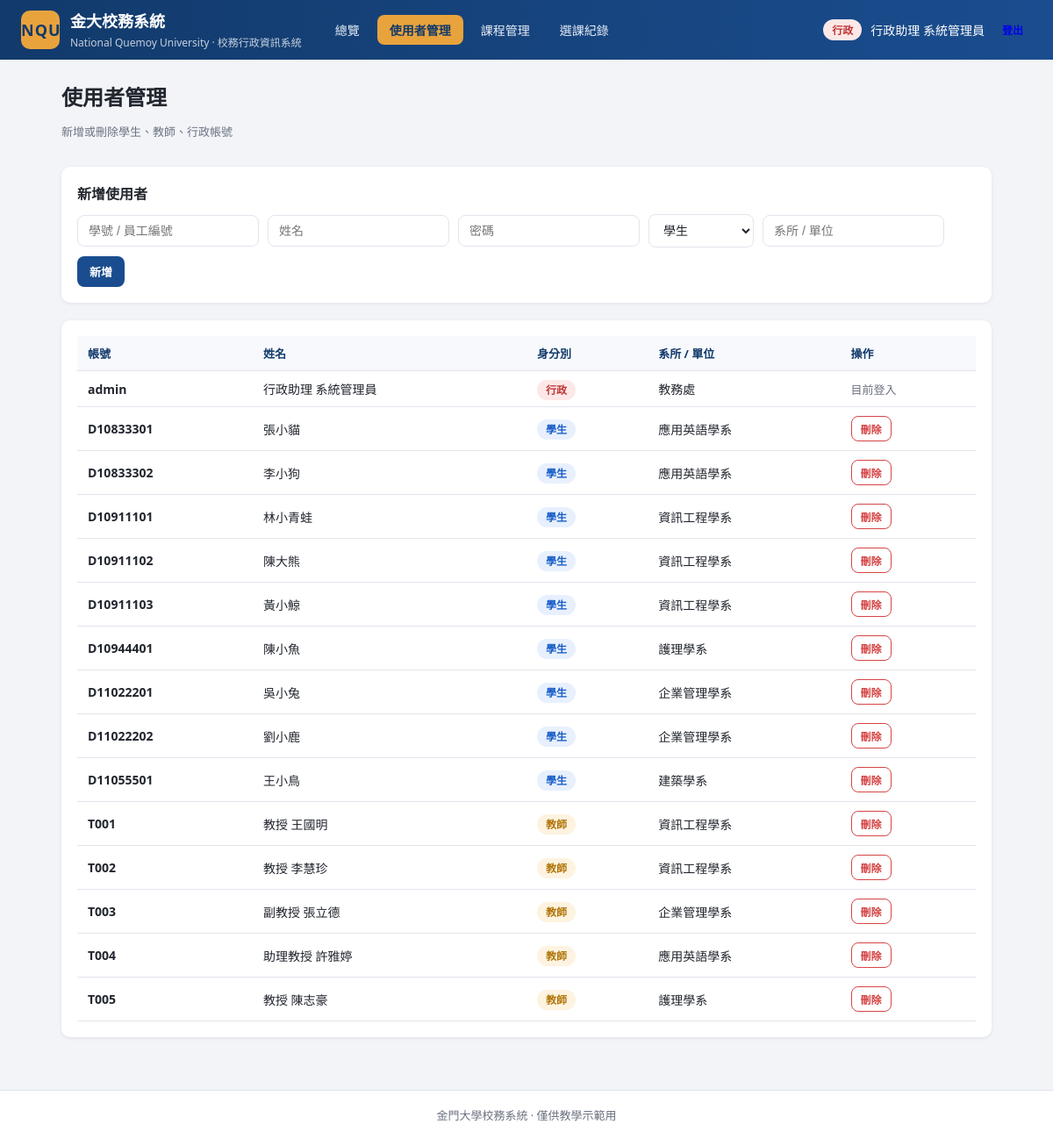
Screenshot of /admin/users (signed in) with the database file from the repository.
### tables this page shows
CREATE TABLE users (
        user_id    TEXT PRIMARY KEY,
        password   TEXT NOT NULL,
        name       TEXT NOT NULL,
        role       TEXT NOT NULL CHECK (role IN ('student','teacher','admin')),
        department TEXT
    );

### app.py (the view)
@app.route("/admin/users")
@role_required("admin")
def admin_users():
    db = get_db()
    users = db.execute(
        "SELECT * FROM users ORDER BY role, user_id"
    ).fetchall()
    return render_template(
        "admin/users.html",
        user=user_of(db, session["user_id"]),
        users=users,
    )

### app.py (called while the page is built)
def get_db():
    if "db" not in g:
        g.db = sqlite3.connect(DB_PATH)
        g.db.row_factory = sqlite3.Row
        g.db.execute("PRAGMA foreign_keys = ON")
    return g.db

def role_required(*roles):
    def decorator(f):
        @wraps(f)
        def wrapper(*args, **kwargs):
            if "user_id" not in session:
                flash("請先登入", "warning")
                return redirect(url_for("login"))
            if session.get("role") not in roles:
                flash("沒有權限存取此頁面", "error")
                return redirect(url_for("index"))
            return f(*args, **kwargs)
        return wrapper
    return decorator

def user_of(db, uid):
    return db.execute("SELECT * FROM users WHERE user_id = ?", (uid,)).fetchone()

### templates/admin/users.html (shortened to what this page needs)
{% extends "base.html" %}
{% block content %}
<div class="page-head">
  <div><h2>使用者管理</h2><p class="muted">新增或刪除學生、教師、行政帳號</p></div>
</div>
<div class="card">
  <div class="card-head"><h3>新增使用者</h3></div>
  <form method="post" action="{{ url_for('admin_users') }}" class="form-row">
    <input type="text" name="user_id" placeholder="學號 / 員工編號" required>
    <input type="text" name="name" placeholder="姓名" required>
    <input type="password" name="password" placeholder="密碼" required>
    <select name="role">
      <option value="student">學生</option>
    </select>
    <input type="text" name="department" placeholder="系所 / 單位">
    <button class="btn btn-primary">新增</button>
  </form>
</div>
<div class="card">
  <table class="table">
    <thead>
      <tr><th>帳號</th><th>姓名</th><th>身分別</th><th>系所 / 單位</th><th>操作</th></tr>
    </thead>
    <tbody>
    {% for u in users %}
      <tr>
        <td><strong>{{ u.user_id }}</strong></td>
        <td>{{ u.name }}</td>
        <td><span class="role-tag role-{{ u.role }}">{{ {'student':'學生','teacher':'教師','admin':'行政'}[u.role] }}</span></td>
        <td>{{ u.department or '—' }}</td>
        <td>
          {% if u.user_id != user.user_id %}
          <form class="inline" method="post"
                action="{{ url_for('admin_delete_user', user_id=u.user_id) }}"
                onsubmit="return confirm('確定刪除 {{ u.name }}？');">
            <button class="btn btn-sm btn-danger-outline">刪除</button>
          </form>
          {% else %}<span class="muted">目前登入</span>{% endif %}
        </td>
      </tr>
    {% endfor %}
    </tbody>
  </table>
</div>
{% endblock %}

### templates/base.html (shortened to what this page needs)
<!DOCTYPE html>
<html lang="zh-Hant">
<head>
  <link rel="stylesheet" href="{{ url_for('static', filename='css/style.css') }}">
</head>
<body>
{% if session.get('user_id') %}
<header class="topbar">
  <div class="brand">
    <span class="logo">NQU</span>
    <div>
      <h1>金大校務系統</h1>
      <small>National Quemoy University · 校務行政資訊系統</small>
    </div>
  </div>
  <nav class="main-nav">
    {% set role = session.get('role') %}
    {% if role == 'student' %}
      <a href="{{ url_for('student_home') }}" class="{{ 'active' if request.path == '/student' }}">首頁</a>
      <a href="{{ url_for('student_courses') }}" class="{{ 'active' if request.path.startswith('/student/courses') }}">選課系統</a>
      <a href="{{ url_for('student_schedule') }}" class="{{ 'active' if request.path == '/student/schedule' }}">我的課表</a>
      <a href="{{ url_for('student_grades') }}" class="{{ 'active' if request.path == '/student/grades' }}">成績查詢</a>
    {% elif role == 'teacher' %}
      <a href="{{ url_for('teacher_home') }}" class="{{ 'active' if request.path == '/teacher' }}">我的課程</a>
    {% elif role == 'admin' %}
      <a href="{{ url_for('admin_home') }}" class="{{ 'active' if request.path == '/admin' }}">總覽</a>
      <a href="{{ url_for('admin_users') }}" class="{{ 'active' if request.path.startswith('/admin/users') }}">使用者管理</a>
      <a href="{{ url_for('admin_courses') }}" class="{{ 'active' if request.path.startswith('/admin/courses') }}">課程管理</a>
      <a href="{{ url_for('admin_enrollments') }}" class="{{ 'active' if request.path.startswith('/admin/enrollments') }}">選課紀錄</a>
    {% endif %}
  </nav>
  <div class="user-box">
    <span class="role-tag role-{{ role }}">{{ {'student':'學生','teacher':'教師','admin':'行政'}[role] }}</span>
    <span>{{ session.get('name') }}</span>
    <a class="btn btn-sm" href="{{ url_for('logout') }}">登出</a>
  </div>
</header>
{% endif %}
<main class="container">
  {% block content %}{% endblock %}
</main>
<footer class="footer">
  金門大學校務系統 · 僅供教學示範用
</footer>
</body>
</html>

### static/css/style.css (style rules this page uses)
:root { --primary: #1a4d8f; --primary-dark: #123a6b; --accent: #e8a33d; --danger: #d64545; --ok: #2e9e5b; --bg: #f2f4f8; --panel: #ffffff; --text: #22262e; --muted: #6b7280; --border: #e1e5ec; --radius: 10px; --shadow: 0 1px 4px rgba(17, 24, 39, 0.08); }
* { box-sizing: border-box; }
body { margin: 0; font-family: "Segoe UI", "Microsoft JhengHei", "PingFang TC", sans-serif; background: var(--bg); color: var(--text); min-height: 100vh; display: flex; flex-direction: column; }
.topbar { background: linear-gradient(90deg, var(--primary-dark), var(--primary)); color: #fff; display: flex; align-items: center; gap: 24px; padding: 10px 24px; flex-wrap: wrap; }
.topbar .brand { display: flex; align-items: center; gap: 12px; }
.topbar .logo { width: 44px; height: 44px; background: var(--accent); color: var(--primary-dark); font-weight: 800; border-radius: 10px; display: grid; place-items: center; font-size: 18px; letter-spacing: 1px; }
.topbar h1 { font-size: 18px; margin: 0; }
.topbar small { opacity: 0.75; font-size: 12px; }
.main-nav { display: flex; gap: 6px; flex-wrap: wrap; }
.main-nav a { color: #e6edf7; text-decoration: none; padding: 7px 14px; border-radius: 8px; font-size: 14px; }
.main-nav a.active { background: var(--accent); color: var(--primary-dark); font-weight: 600; }
.user-box { margin-left: auto; display: flex; align-items: center; gap: 10px; font-size: 14px; }
.container { width: 100%; max-width: 1100px; margin: 24px auto 40px; padding: 0 20px; flex: 1; }
.footer { text-align: center; padding: 18px; color: var(--muted); font-size: 13px; border-top: 1px solid var(--border); background: #fff; }
.page-head { display: flex; justify-content: space-between; align-items: center; margin-bottom: 18px; flex-wrap: wrap; gap: 10px; }
.page-head h2 { margin: 0 0 4px; }
.muted { color: var(--muted); font-size: 13px; }
.card { background: var(--panel); border-radius: var(--radius); box-shadow: var(--shadow); padding: 18px; margin-bottom: 20px; }
.card-head { display: flex; justify-content: space-between; align-items: center; margin-bottom: 12px; flex-wrap: wrap; gap: 8px; }
.card-head h3 { margin: 0; font-size: 16px; }
.table { width: 100%; border-collapse: collapse; font-size: 14px; }
.table th, .table td { padding: 10px 12px; text-align: left; border-bottom: 1px solid var(--border); vertical-align: middle; }
.table thead th { background: #f7f9fc; color: var(--primary-dark); font-size: 13px; white-space: nowrap; }
.btn { display: inline-block; border: none; cursor: pointer; border-radius: 8px; padding: 8px 14px; font-size: 13px; font-weight: 600; text-decoration: none; transition: filter 0.15s; }
.btn-sm { padding: 5px 10px; font-size: 12px; }
.btn-primary { background: var(--primary); color: #fff; }
.btn-danger-outline { background: #fff; color: var(--danger); border: 1px solid var(--danger); }
.inline { display: inline; }
input[type="text"], input[type="password"], input[type="number"], select { width: 100%; padding: 9px 12px; border: 1px solid var(--border); border-radius: 8px; font-size: 14px; background: #fff; color: var(--text); }
.form-row { display: flex; gap: 10px; flex-wrap: wrap; align-items: center; }
.form-row input, .form-row select { width: auto; min-width: 120px; }
.role-tag { padding: 3px 10px; border-radius: 999px; font-size: 12px; font-weight: 600; }
.role-student { background: #e8f0fe; color: #1a5fc9; }
.role-teacher { background: #fdf3e0; color: #b07408; }
.role-admin { background: #fde8e8; color: #c03434; }

### rows the page displays
users: get "行政助理 系統管理員", user_id "admin", name "行政助理 系統管理員", role "行政", department "教務處", shows "目前登入"
users: user_id "D10833301", name "張小貓", role "學生", department "應用英語學系"
users: user_id "D10833302", name "李小狗", role "學生", department "應用英語學系"
users: user_id "D10911101", name "林小青蛙", role "學生", department "資訊工程學系"
users: user_id "D10911102", name "陳大熊", role "學生", department "資訊工程學系"
users: user_id "D10911103", name "黃小鯨", role "學生", department "資訊工程學系"
users: user_id "D10944401", name "陳小魚", role "學生", department "護理學系"
users: user_id "D11022201", name "吳小兔", role "學生", department "企業管理學系"
users: user_id "D11022202", name "劉小鹿", role "學生", department "企業管理學系"
users: user_id "D11055501", name "王小鳥", role "學生", department "建築學系"
users: user_id "T001", name "教授 王國明", role "教師", department "資訊工程學系"
users: user_id "T002", name "教授 李慧珍", role "教師", department "資訊工程學系"
users: user_id "T003", name "副教授 張立德", role "教師", department "企業管理學系"
users: user_id "T004", name "助理教授 許雅婷", role "教師", department "應用英語學系"
users: user_id "T005", name "教授 陳志豪", role "教師", department "護理學系"

### other values shown
{{ {'student':'學生','teacher':'教師','admin':'行政'}[role] }} "行政"
